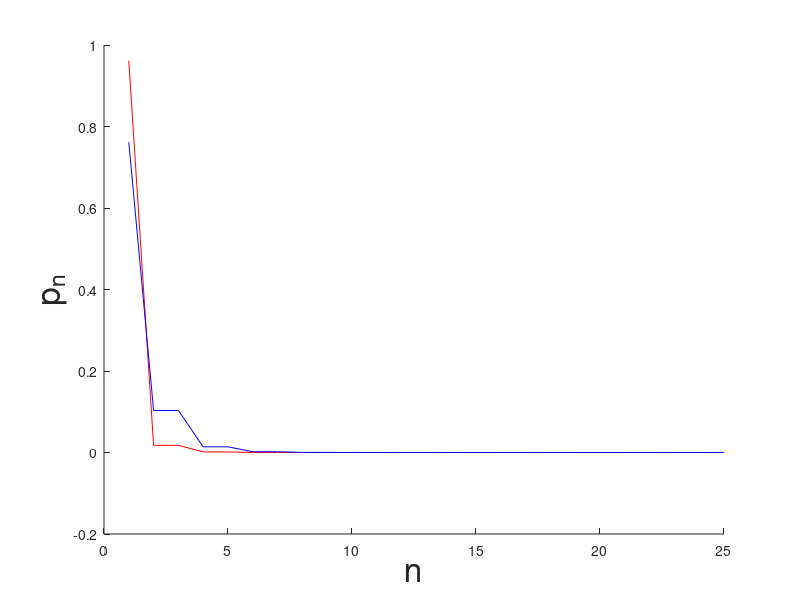
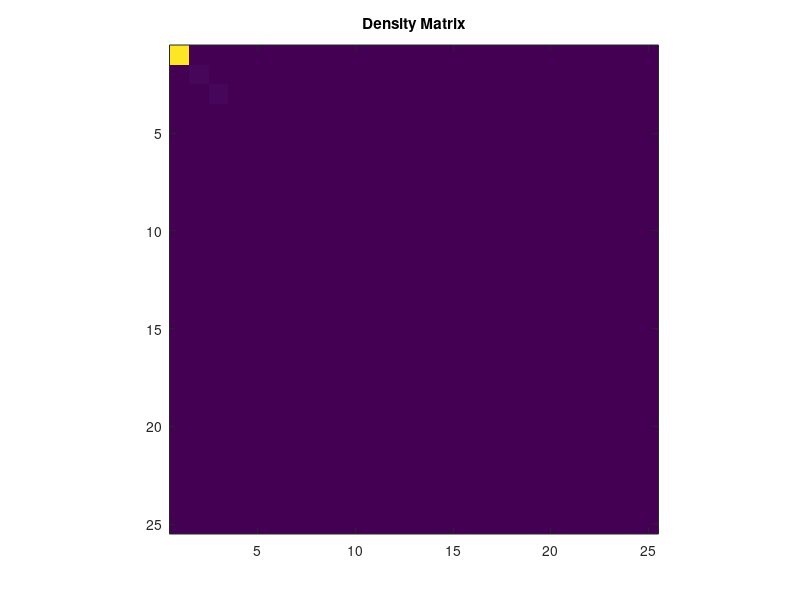
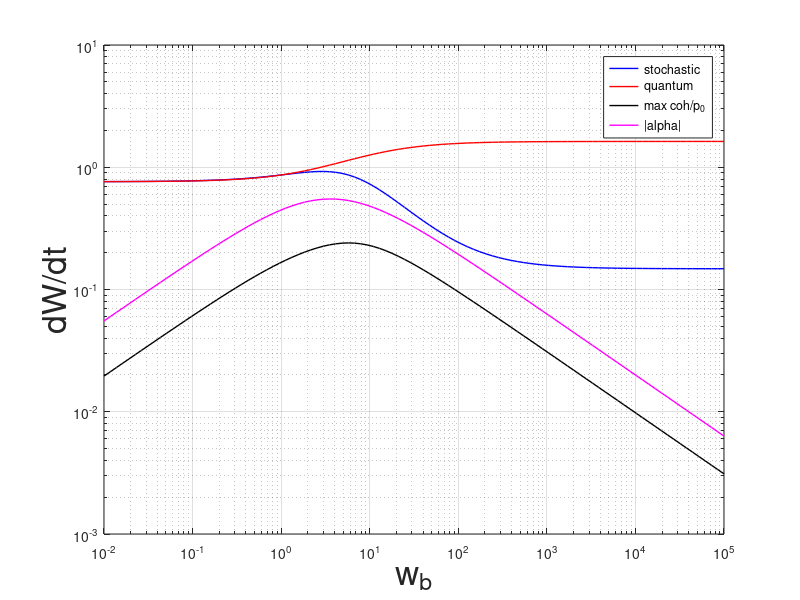

Recreate these plots in MATLAB, in order.

% runs vs eps  (eps/gamma)
% runs for various Delta (i.e. change gamma/Delta)
% look for circumstances in which the "off diagonals" are large.


clear all
N =25; %odd
Delta_vec = 1;
gamma_vec = 1;%logspace(-2,5,100);
beta=4;
wa_vec = 1;
wb_vec = logspace(-2,5,100);
% Estrength_vec = [1:500];
Estrength_vec =1;% logspace(-2,2,100);




% Mpoints=length(Estrength_vec);
Mpoints=max([length(Estrength_vec),length(wa_vec),length(wb_vec),length(Delta_vec),length(gamma_vec)]);
alpha = zeros(Mpoints,1);
SupMatSize = ceil(N/2)*(1+N)-N;
Wdot = zeros(Mpoints,1);
rho = zeros(SupMatSize,Mpoints);
complex_rho = zeros((SupMatSize-N)/2,Mpoints);
W = zeros(SupMatSize);
qWdot = zeros(1,Mpoints);
cWdot = zeros(1,Mpoints);
rho_cl = zeros(N,Mpoints);
%%%%%%%%%%%%%%%%%%%%%%%%%%%%%%%%%%%%%%%%%%%%%%%%%%%%%%%%%%%%%%%%%%
% MAIN LOOP

for q=1:Mpoints
    
    %% init model parameters
    %% INPUT(w_a,w_b,N,Estrength,gamma,Delta)
    waitbar(q/Mpoints);
    
    Delta = Delta_vec;
    gamma = gamma_vec;
    w_a = wa_vec;
    w_b = wb_vec(q);
%     Estrength = Estrength_vec(q);
    Estrength = Estrength_vec;
    a = w_a*Estrength;             %transition rates a,b == w_a,w_b of the notes
    b = w_b*Estrength;
    lambda = sqrt(a*b);
    gammaPerp = gamma;
    gammaUp = gamma*exp(-beta*Delta/2);
    gammaDown = gamma*exp(beta*Delta/2);
    
    
    alpha(q) = lambda/((a+b)/2+gammaPerp+1i*Delta);
    S(q) = lambda*((a+b)/2+gammaPerp)/(((a+b)/2+gammaPerp)^2+Delta^2);
    
    %Classical Master equation matrix
    W_cl =  -(a+b+gammaUp+gammaDown)* diag(ones(N,1),0) + ...
        (a+gammaDown)* diag(mod(1:N-1,2),1)+(b+gammaDown)*diag(mod(0:N-2,2),1) +...
        (a+gammaUp)* diag(mod(1:N-1,2),-1) + (b+gammaUp)*diag(mod(0:N-2,2),-1);
    W_cl(1,1) = W_cl(1,1)+b+gammaDown;
    W_cl(N,N) = W_cl(N,N)+a+gammaUp;
    
    % \Lambda: Coupling matrix
    A_x = 2*eye(N+1) - diag(ones(N,1),1)-diag(ones(N,1),-1);
    A_x = A_x*lambda/2;
    
    
    %W_perp
    W(1:N,1:N) = W_cl;
    
    W(1:N,N+1:2*N-2) = 2*A_x(1:N,2:N-1);
    W(N+1:2*N-2,1:N) = A_x(1:N,2:N-1).';
    
    
    idx = N+1;
    for k = N-2:-2:1
        
        
        A = -((a+b)+gammaPerp + 1i*(N-k)/2*Delta)*diag(ones(k,1),0) + ...
            1*a* diag(mod(1:k-1,2),1)  + 1*b*diag(mod(0:k-2,2),1)+...
            1*a* diag(mod(1:k-1,2),-1) + 1*b*diag(mod(0:k-2,2),-1);
        A(1,1) = A(1,1) + b/2;
        A(end) = A(end) + a/2;
        
        W(idx:idx+k-1,idx:idx+k-1) = real(A);
        W(idx:idx+k-1, idx+k:idx+2*k-1) = -imag(A);
        
        W(idx+k:idx+2*k-1,idx:idx+k-1) = imag(A);
        W(idx+k:idx+2*k-1,idx+k:idx+2*k-1) = real(A);
        
        
        A_x_k = A_x(1:k,2:k-1);
        if(~isempty(A_x_k))
            
            W(idx:idx+k-1, idx+2*k:idx+3*k-3) = A_x_k;
            W(idx+k:idx+2*k-1, idx+3*k-2:idx+4*k-5) = A_x_k;
            
            W( idx+2*k:idx+3*k-3,idx:idx+k-1) = A_x_k';
            W(idx+3*k-2:idx+4*k-5, idx+k:idx+2*k-1) = A_x_k';
            
        end
        idx = idx+2*k;
        
    end
    
    %
    %     W_3 = [-a-gammaUp, a+gammaDown, 0, -lambda;...
    %             a+gammaUp, -(a+b+gammaUp+gammaDown), b+gammaDown, 2*lambda;...
    %             0, b+gammaUp, -b-gammaDown, -lambda;...
    %             -lambda/2, lambda, -lambda/2, (((a+b)/2+gamma)^2+Delta^2)/((a+b)/2+gamma);...
    %             1, 1, 1, 0];
    
    %% Solve steady state equation
    NormCondition = zeros(1,size(W,2));
    NormCondition(1,1:N)=ones(1,N);
    B = zeros(size(W,1)+1,1);
    B(end)=1;
    
    % X -> {p,re[rho],im[rho]}
    %     [X] = linsolve([WW;NormCondition],B);
    [X] = linsolve([W;NormCondition],B);
    
    rho(:,q)=X;
    
    l=N+1;
    for k=N-2:-2:1
     complex_rho(l:l+k-1,q)=rho(l:l+k-1,q) +1i*rho(l+k:l+2*k-1,q);
     l=l+2*k;    

    end
%     complex_rho(1:N,q) = X(1:N);
    %% Calculate heating rate
    P = X(1:N).';
    
    % Bath normalized heating rate (as in the classical graph):
    qWdot(q) = -sum(diff(P).*(a*mod(1:N-1,2)+b*mod(0:N-2,2)))/(Delta*gamma);
    
    %stochastic FGR
    Pcl = linsolve([W_cl;ones(1,N)],[zeros(N,1);1]).';
    rho_cl(:,q)=Pcl;
    cWdot(q) = -sum(diff(Pcl).*(a*mod(1:N-1,2)+b*mod(0:N-2,2)))/(Delta*gamma);
   
% Classical Analytical solution for bimodal case
    
    AA = (a+gamma*exp(-beta*Delta/2))/(a+gamma*exp(beta*Delta/2));
    BB = (b+gamma*exp(-beta*Delta/2))/(b+gamma*exp(beta*Delta/2));
    p0 = sum((AA.^ceil((0:N-1)/2)).*(BB.^floor((0:N-1)/2)))^(-1);
    P_cl_an(:,q) = (AA.^ceil((0:N-1)/2)).*(BB.^floor((0:N-1)/2))*p0;
    caWdot(q) = -sum(diff(P_cl_an(:,q).').*(a*mod(1:N-1,2)+b*mod(0:N-2,2)))/(Delta*gamma);
    
end

% END OF MAIN LOOP
% OUTPUT(qWdot,cWdot,rho,alpha)
%%%%%%%%%%%%%%%%%%%%%%%%%%%%%%%%%%%%%%%%%%%%%%%%%%%%%%%%%%%%%%%%%%%%%%%

%%%% FIGURES

%Fig1 - $rho_cl$ and $rho_qm$ profiles for the last run

%Fig2a - heating rate vs run
%fig2b - error = -log(pN/p0)  vs run
%fig2c - max(rho offdiagonal)/p0  vs run


%%%%%%%%%%%%%
figure(1);
% plot(rho(1:N,1),'-or')
hold on
% 
%  plot(abs(complex_rho(N+1:end,end)),'-.r') %quantum numeric
plot(rho(1:N,end),'r') %quantum numeric
plot(P_cl_an(:,end),'b'); %classical analytic
xlabel('n','FontSize',24);
ylabel('p_n','FontSize',24);
hold off
% title('Quantum(red) vs. Stochastic (blue) Probabilities')

%Reshape rho as matrix
rho_mat = zeros(N);
k=0;
ind = 1;

for q=N:-2:1
    
rho_mat = rho_mat + diag(complex_rho(ind:ind+q-1,end),k);
k = k + 2;
ind = ind+q;
end

figure(2); imagesc(abs(rho_mat)+abs(rho_mat).'+diag(P));axis image; 
title('Density Matrix');

%%%%%%%%%%

% figure;
% axes('FontSize',14)
% 
% loglog(wa_vec/wb_vec,cWdot,'b','LineWidth',1);
% hold on
% loglog(wa_vec/wb_vec,qWdot,'r','LineWidth',1);
% % loglog(Estrength_vec,abs(alpha),'g');
% 
% plot(wa_vec/wb_vec,log((rho(1,:)./(rho(N,:)))),'g','LineWidth',1);
% loglog(wa_vec/wb_vec,max(abs(complex_rho),[],1)./rho(1,:),'m','LineWidth',1);
% % plot(Estrength_vec,-log(rho_cl(N,:)./rho_cl(1,:)),'k','LineWidth',1);
% hold off;
% 
% grid;
% %axis([0,Estrength(end),0,2])
% 
% % title(['N = ',num2str(N)]);
% % xlabel('\epsilon / \gamma','FontSize',24);
% xlabel('w_a / w_b','FontSize',24);
% % ylabel('dW/dt','FontSize',24);
% legend(['classical  ';'quantum    ';'-logP_N/P_0';'max coh/p_0'],'Location','NorthEast');
% % print(gcf, '-depsc2', 'fig2_wa_N99.eps');
% 



figure;
axes('FontSize',14)

% loglog(wb_vec/Delta,cWdot,'r','LineWidth',1);

loglog(wb_vec/Delta,qWdot,'b','LineWidth',1);
hold on
loglog(wb_vec/Delta,caWdot,'r','LineWidth',1);
% loglog(Estrength_vec,abs(alpha),'g');
% 
% plot(wb_vec/Delta,log10((rho(1,:)./(rho(N,:)))),'c','LineWidth',1);
 if(wa_vec & wb_vec)
 plot(wb_vec/Delta,max(abs(complex_rho),[],1)./rho(1,:),'k','LineWidth',1);
 end
plot(wb_vec/Delta,abs(alpha),'m','LineWidth',1);
%plot(Estrength_vec,-log(rho_cl(N,:)./rho_cl(1,:)),'k','LineWidth',1);
hold off;

grid;
%axis([0,Estrength(end),0,2])

% title(['N = ',num2str(N)]);
% xlabel('\epsilon / \gamma','FontSize',24);
xlabel('w_b','FontSize',24);
ylabel('dW/dt','FontSize',24);
legend(['stochastic ';...
    'quantum    ';...
%     'analytical ';...
%     '-logP_N/P_0';...
    'max coh/p_0';...
    '|alpha|    '],'Location','NorthEast');
% print(gcf, '-depsc2', 'run1.eps');

c=cosh(beta*Delta/2);
s=sinh(-beta*Delta/2);
w=a
mu = ((w+gamma)^2+Delta^2)/(w*(w+gamma));
s^2/(mu*(w/gamma+c^2-0.5*(w/gamma+exp(-beta*Delta/2))*(w/gamma+exp(beta*Delta/2))-3*w/2/gamma*(c+w/gamma)));
